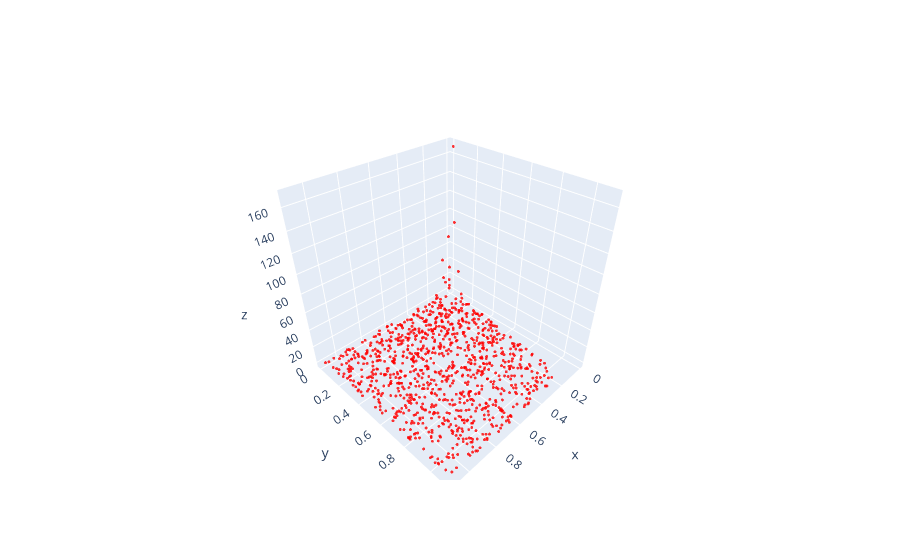

Notebook code cell kept with this figure:
### Markdown cell above
## Joint data in pipeline

### Code cell
import numpy as np
import plotly.graph_objects as go
import plotly.io as pio

data_in_pipeline = np.loadtxt('data/processed_data/dijet_joint_data_in_pipeline.csv', delimiter=',', skiprows=1)
indices = np.random.choice(data_in_pipeline.shape[0], size=1000, replace=False)
data = data_in_pipeline[indices]
fig = go.Figure(data=[go.Scatter3d(
    x=data[:, 0],
    y=data[:, 1],
    z=data[:, 2],
    mode='markers',
    marker=dict(
        size=1,
        color='red',
        opacity=0.8
    )
)])

# fig.show(renderer='browser')
pio.show(fig)

### Figure 1 — Plotly figure (JSON) as saved in the notebook; plotly's stock layout.template omitted (floating-point values rounded to 4 significant figures; data arrays with more than 128 entries replaced by an {"elided": "..."} marker saying what was removed)
{"data": [{"marker": {"color": "red", "opacity": 0.8, "size": 1}, "mode": "markers", "type": "scatter3d", "x": {"elided": "1000 float values"}, "y": {"elided": "1000 float values"}, "z": {"elided": "1000 float values"}}], "layout": {}}
